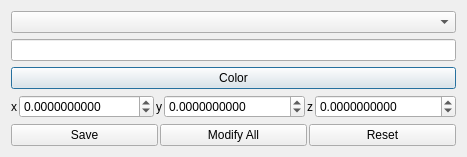
<?xml version="1.0" encoding="UTF-8"?>
<ui version="4.0">
 <class>ModifyElementDialog</class>
 <widget class="QDialog" name="ModifyElementDialog">
  <property name="geometry">
   <rect>
    <x>0</x>
    <y>0</y>
    <width>428</width>
    <height>154</height>
   </rect>
  </property>
  <property name="windowTitle">
   <string>ModifyElementDialog</string>
  </property>
  <layout class="QVBoxLayout" name="verticalLayout">
   <item>
    <layout class="QHBoxLayout" name="horizontalLayout_3">
     <item>
      <widget class="QComboBox" name="comboBox_AllSelectedElements">
       <property name="enabled">
        <bool>true</bool>
       </property>
      </widget>
     </item>
    </layout>
   </item>
   <item>
    <widget class="QLineEdit" name="lineEdit_Label"/>
   </item>
   <item>
    <widget class="QPushButton" name="pushButton_ChangeColor">
     <property name="text">
      <string>Color</string>
     </property>
    </widget>
   </item>
   <item>
    <layout class="QHBoxLayout" name="horizontalLayout">
     <property name="spacing">
      <number>2</number>
     </property>
     <item>
      <widget class="QLabel" name="label">
       <property name="maximumSize">
        <size>
         <width>20</width>
         <height>16777215</height>
        </size>
       </property>
       <property name="text">
        <string>x</string>
       </property>
       <property name="alignment">
        <set>Qt::AlignRight|Qt::AlignTrailing|Qt::AlignVCenter</set>
       </property>
      </widget>
     </item>
     <item>
      <widget class="QDoubleSpinBox" name="doubleSpinBox_X">
       <property name="decimals">
        <number>10</number>
       </property>
       <property name="minimum">
        <double>-10000.000000000000000</double>
       </property>
       <property name="maximum">
        <double>10000.000000000000000</double>
       </property>
       <property name="singleStep">
        <double>0.100000000000000</double>
       </property>
      </widget>
     </item>
     <item>
      <widget class="QLabel" name="label_2">
       <property name="maximumSize">
        <size>
         <width>20</width>
         <height>16777215</height>
        </size>
       </property>
       <property name="text">
        <string>y</string>
       </property>
       <property name="alignment">
        <set>Qt::AlignRight|Qt::AlignTrailing|Qt::AlignVCenter</set>
       </property>
      </widget>
     </item>
     <item>
      <widget class="QDoubleSpinBox" name="doubleSpinBox_Y">
       <property name="decimals">
        <number>10</number>
       </property>
       <property name="minimum">
        <double>-100000.000000000000000</double>
       </property>
       <property name="maximum">
        <double>100000.000000000000000</double>
       </property>
       <property name="singleStep">
        <double>0.100000000000000</double>
       </property>
      </widget>
     </item>
     <item>
      <widget class="QLabel" name="label_3">
       <property name="maximumSize">
        <size>
         <width>20</width>
         <height>16777215</height>
        </size>
       </property>
       <property name="text">
        <string>z</string>
       </property>
       <property name="alignment">
        <set>Qt::AlignRight|Qt::AlignTrailing|Qt::AlignVCenter</set>
       </property>
      </widget>
     </item>
     <item>
      <widget class="QDoubleSpinBox" name="doubleSpinBox_Z">
       <property name="decimals">
        <number>10</number>
       </property>
       <property name="minimum">
        <double>-100000.000000000000000</double>
       </property>
       <property name="maximum">
        <double>100000.000000000000000</double>
       </property>
       <property name="singleStep">
        <double>0.100000000000000</double>
       </property>
      </widget>
     </item>
    </layout>
   </item>
   <item>
    <layout class="QHBoxLayout" name="horizontalLayout_2">
     <property name="spacing">
      <number>2</number>
     </property>
     <item>
      <widget class="QPushButton" name="pushButton_Save">
       <property name="text">
        <string>Save</string>
       </property>
      </widget>
     </item>
     <item>
      <widget class="QPushButton" name="pushButton_ModifyAll">
       <property name="text">
        <string>Modify All</string>
       </property>
      </widget>
     </item>
     <item>
      <widget class="QPushButton" name="pushButton_Reset">
       <property name="text">
        <string>Reset</string>
       </property>
      </widget>
     </item>
    </layout>
   </item>
  </layout>
 </widget>
 <layoutdefault spacing="6" margin="11"/>
 <resources/>
 <connections/>
</ui>
